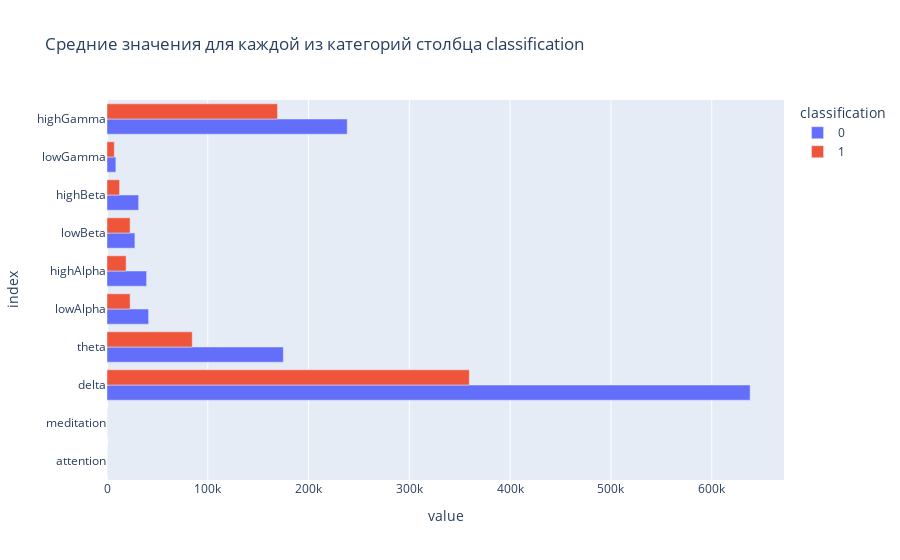

The code cell stored with this chart in its notebook:
### Markdown cell above
Посмотрим, как соотносятся средние значения каждого признака для каждой категории столбца classification (0 и 1):

### Code cell
# создаём сводную таблицу со средними значениями
mean_table = data.groupby('classification')[col_list].mean().T 

# строим по этой таблице график
fig = px.bar(
    mean_table, 
    x=mean_table.columns, 
    y=mean_table.index, 
    title='Средние значения для каждой из категорий столбца classification', 
    barmode='group'
    )

fig.show()

### Figure 1 — Plotly figure (JSON) as saved in the notebook; plotly's stock layout.template omitted (floating-point values rounded to 4 significant figures)
{"data": [{"alignmentgroup": "True", "hovertemplate": "classification=0<br>value=%{x}<br>index=%{y}<extra></extra>", "legendgroup": "0", "marker": {"color": "#636efa", "pattern": {"shape": ""}}, "name": "0", "offsetgroup": "0", "orientation": "h", "showlegend": true, "textposition": "auto", "type": "bar", "x": [47.28, 57.53, 638100.0, 175000.0, 41280.0, 39290.0, 27680.0, 31400.0, 8777.0, 238400.0], "xaxis": "x", "y": ["attention", "meditation", "delta", "theta", "lowAlpha", "highAlpha", "lowBeta", "highBeta", "lowGamma", "highGamma"], "yaxis": "y"}, {"alignmentgroup": "True", "hovertemplate": "classification=1<br>value=%{x}<br>index=%{y}<extra></extra>", "legendgroup": "1", "marker": {"color": "#EF553B", "pattern": {"shape": ""}}, "name": "1", "offsetgroup": "1", "orientation": "h", "showlegend": true, "textposition": "auto", "type": "bar", "x": [49.46, 55.31, 359500.0, 84580.0, 22920.0, 18960.0, 22920.0, 12440.0, 7237.0, 169200.0], "xaxis": "x", "y": ["attention", "meditation", "delta", "theta", "lowAlpha", "highAlpha", "lowBeta", "highBeta", "lowGamma", "highGamma"], "yaxis": "y"}], "layout": {"barmode": "group", "legend": {"title": {"text": "classification"}, "tracegroupgap": 0}, "title": {"text": "Средние значения для каждой из категорий столбца classification"}, "xaxis": {"anchor": "y", "domain": [0, 1], "title": {"text": "value"}}, "yaxis": {"anchor": "x", "domain": [0, 1], "title": {"text": "index"}}}}
